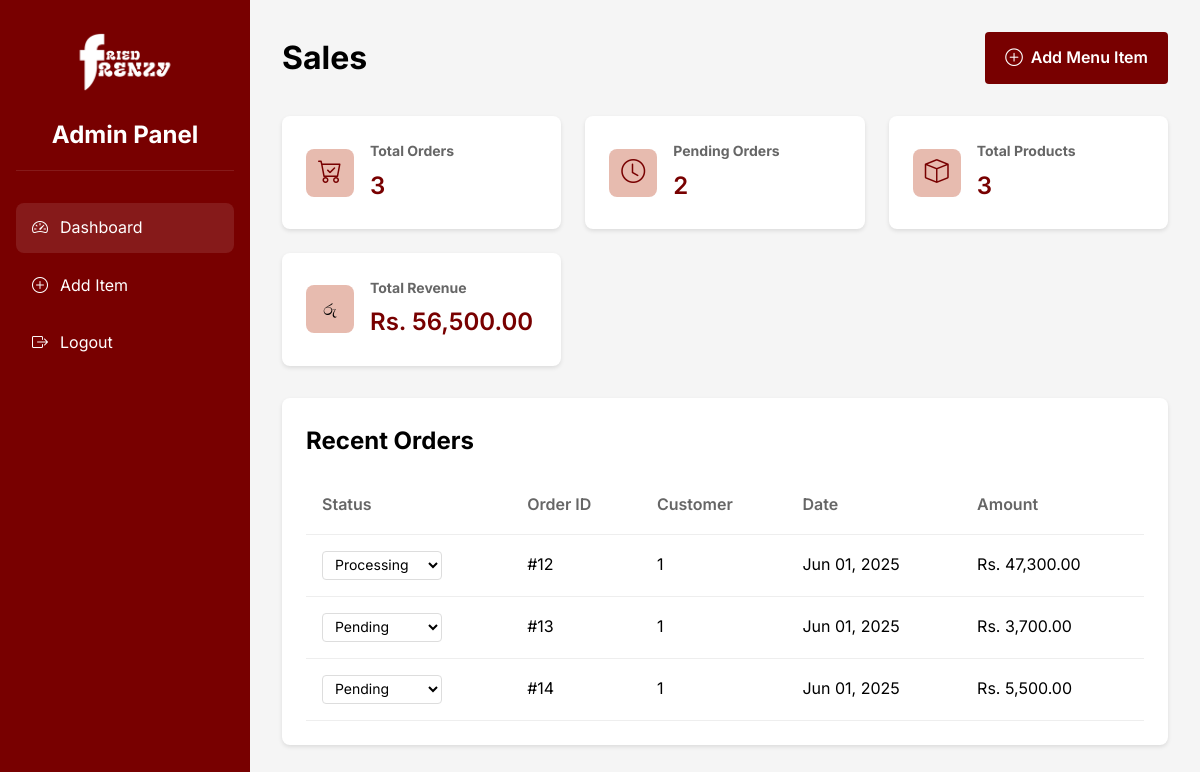
Page /admin/dashboard.php (signed in) on the committed database.
### tables this page shows
CREATE TABLE `orders` (
  `order_id` int(11) NOT NULL,
  `user_id` int(11) NOT NULL,
  `order_date` datetime DEFAULT current_timestamp(),
  `total_price` float NOT NULL,
  `status` varchar(50) DEFAULT 'Pending',
  `phone_number` text NOT NULL,
  `delivery_address` text NOT NULL,
  `delivery_notes` text NOT NULL
);

### includes/get_orders.php (called while the page is built, shortened)
<?php
require_once 'db_connect.php';
function getOrders($limit = null) {
    global $conn;
    $sql = "SELECT * FROM orders";
    $result = $conn->query($sql);
    $orders = array();
    while ($row = $result->fetch_assoc()) {
        $orders[] = array(
            'id' => $row['order_id'],
            'user_id' => $row['user_id'],
            'status' => $row['status'],
            'total_price' => $row['total_price'],
            'order_date' => $row['order_date'],
            'delivery_notes' => $row['delivery_notes'],
            'phone_number' => $row['phone_number'],
        );
    }
    return $orders;
}

### admin/dashboard.php (the view, shortened to what this page needs)
<?php
include '../includes/header.php';
include '../includes/db_connect.php';
include '../includes/get_orders.php';
$orders = getOrders();
?>
<body>
    <div class="admin-dashboard">
        <nav class="admin-nav">
            <div class="admin-nav-header">
                <img src="../assets/logo-header.png" alt="Fried Frenzy" class="admin-logo">
                <h2>Admin Panel</h2>
            </div>
            <ul class="admin-nav-links">
                <li class="active"><a href="dashboard.php"><i class="bi bi-speedometer2"></i> Dashboard</a></li>
                <li><a href="add_item.php"><i class="bi bi-plus-circle"></i> Add Item</a></li>
                <li><a href="logout.php"><i class="bi bi-box-arrow-right"></i> Logout</a></li>
            </ul>
        </nav>
        <main class="admin-content">
            <header class="admin-header">
                <h1>Sales</h1>
                <div class="header-actions">
                    <a href="add_item.php" class="btn-primary">
                        <i class="bi bi-plus-circle"></i> Add Menu Item
                    </a>
                </div>
            </header>
            <div class="stats-grid">
                <div class="stat-card">
                    <div class="stat-icon">
                        <i class="bi bi-cart-check"></i>
                    </div>
                    <div class="stat-info">
                        <h3>Total Orders</h3>
                        <p><?php echo number_format($total_orders); ?></p>
                    </div>
                </div>
                <div class="stat-card">
                    <div class="stat-icon">
                        <i class="bi bi-clock"></i>
                    </div>
                    <div class="stat-info">
                        <h3>Pending Orders</h3>
                        <p><?php echo number_format($pending_orders); ?></p>
                    </div>
                </div>
                <div class="stat-card">
                    <div class="stat-icon">
                        <i class="bi bi-box"></i>
                    </div>
                    <div class="stat-info">
                        <h3>Total Products</h3>
                        <p><?php echo number_format($total_products); ?></p>
                    </div>
                </div>
                <div class="stat-card">
                    <div class="stat-icon">
                        <span>රු</span>
                    </div>
                    <div class="stat-info">
                        <h3>Total Revenue</h3>
                        <p>Rs. <?php echo number_format($total_revenue, 2); ?></p>
                    </div>
                </div>
            </div>
            <div class="recent-orders" id="orders-container">
                <h2>Recent Orders</h2>
                <div class="table-responsive">
                    <table>
                        <thead>
                            <tr>
                                <th>Status</th>
                                <th>Order ID</th>
                                <th>Customer</th>
                                <th>Date</th>
                                <th>Amount</th>
                            </tr>
                        </thead>
                        <tbody id="orders-table-body">
                            <?php if (!empty($orders)): ?>
                                <?php foreach ($orders as $order): ?>
                                    <tr>
                                        <td>
                                            <form method="POST" action="update_status.php" class="status-form" onsubmit="this.classList.add('loading')">
                                                <select name="status" onchange="this.form.submit()" class="status-select">
                                                    <option value="pending" <?php echo $order['status'] === 'Pending' ? 'selected' : ''; ?>>Pending</option>
                                                    <option value="processing" <?php echo $order['status'] === 'Processing' ? 'selected' : ''; ?>>Processing</option>
                                                </select>
                                            </form>
                                        </td>
                                        <td>#<?php echo htmlspecialchars($order['id']); ?></td>
                                        <td><?php echo htmlspecialchars($order['user_id']); ?></td>
                                        <td><?php echo date('M d, Y', strtotime($order['order_date'])); ?></td>
                                        <td>Rs. <?php echo number_format($order['total_price'], 2); ?></td>
                                    </tr>
                                <?php endforeach; ?>
                            <?php else: ?>
                                <tr>
                                    <td colspan="5" class="text-center">No recent orders found</td>
                                </tr>
                            <?php endif; ?>
                        </tbody>
                    </table>
                </div>
            </div>
        </main>
    </div>
</body>
</html>

### css/main.css (style rules this page uses)
:root { --primary-orange: rgba(250, 99, 4, 0.905); --primary-red: rgb(120, 0, 0); --primary-dark-red: rgb(126, 0, 0); --primary-light-red: #B32600; --text-red: rgb(120, 0, 0); --text-dark-red: rgb(126, 0, 0); --text-light-red: #B32600; --bg-transparent-red: #B3260050; --white: rgb(255, 255, 255); --black: #353535; }
* { margin: 0; padding: 0; box-sizing: border-box; font-family: "Inter", sans-serif; text-decoration: none; }

### css/admin/dashboard.css (style rules this page uses)
* { margin: 0; padding: 0; box-sizing: border-box; }
body { font-family: -apple-system, BlinkMacSystemFont, 'Segoe UI', Roboto, Oxygen, Ubuntu, Cantarell, sans-serif; line-height: 1.6; }
.admin-dashboard { display: flex; min-height: 100vh; background-color: #f5f5f5; }
.admin-nav { width: 250px; background: var(--primary-red); color: white; padding: 1rem; }
.admin-nav-header { padding: 1rem 0; text-align: center; border-bottom: 1px solid rgba(255, 255, 255, 0.1); }
.admin-logo { width: 120px; margin-bottom: 1rem; }
.admin-nav-links { list-style: none; padding: 0; margin: 2rem 0; }
.admin-nav-links li { margin-bottom: 0.5rem; }
.admin-nav-links a { color: white; text-decoration: none; padding: 0.75rem 1rem; display: flex; align-items: center; border-radius: 8px; transition: background-color 0.2s; }
.admin-nav-links a i { margin-right: 0.75rem; }
.admin-nav-links li.active a, .admin-nav-links a:hover { background-color: rgba(255, 255, 255, 0.1); }
.admin-content { flex: 1; padding: 2rem; }
.admin-header { display: flex; justify-content: space-between; align-items: center; margin-bottom: 2rem; }
.header-actions { display: flex; gap: 1rem; align-items: center; }
.header-actions .btn-primary { display: flex; align-items: center; gap: 0.5rem; padding: 0.75rem 1.25rem; background: var(--primary-red); color: white; text-decoration: none; border-radius: 4px; font-weight: 600; transition: background-color 0.2s; }
.header-actions .btn-primary i { font-size: 1.1rem; }
.stats-grid { display: grid; grid-template-columns: repeat(auto-fit, minmax(240px, 1fr)); gap: 1.5rem; margin-bottom: 2rem; }
.stat-card { background: white; padding: 1.5rem; border-radius: 8px; box-shadow: 0 2px 4px rgba(0, 0, 0, 0.1); display: flex; align-items: center; }
.stat-icon { width: 48px; height: 48px; background: var(--bg-transparent-red); border-radius: 8px; display: flex; align-items: center; justify-content: center; margin-right: 1rem; }
.stat-icon i { font-size: 1.5rem; color: var(--primary-red); }
.stat-info h3 { margin: 0; font-size: 0.875rem; color: #666; }
.stat-info p { margin: 0.25rem 0 0; font-size: 1.5rem; font-weight: 600; color: var(--primary-red); }
.recent-orders { background: white; padding: 1.5rem; border-radius: 8px; box-shadow: 0 2px 4px rgba(0, 0, 0, 0.1); }
.table-responsive { overflow-x: auto; -webkit-overflow-scrolling: touch; }
table { width: 100%; border-collapse: collapse; margin-top: 1rem; min-width: 600px; }
th, td { padding: 1rem; text-align: left; border-bottom: 1px solid #eee; }
th { font-weight: 600; color: #666; white-space: nowrap; }
.status-select { padding: 0.25rem 0.5rem; border-radius: 4px; border: 1px solid #ddd; background-color: white; font-size: 0.875rem; cursor: pointer; min-width: 120px; }
.status-select option[value="pending"] { color: #856404; background-color: #fff3cd; }
.status-select option[value="processing"] { color: #004085; background-color: #cce5ff; }
.status-form { margin: 0; }
.stat-card { transition: transform 0.2s ease, box-shadow 0.2s ease; }
.btn-primary, .btn-secondary { padding: 0.75rem 1.5rem; border-radius: 4px; font-weight: 600; text-decoration: none; text-align: center; transition: all 0.2s; cursor: pointer; border: none; font-size: 1rem; }
.btn-primary { background: var(--primary-light-red); color: white; }

### rows in the picture
orders: status "Processing", order_id "12", user "1", order_date "Jun 01, 2025", total_price "47,300.00"
orders: status "Pending", order_id "13", user "1", order_date "Jun 01, 2025", total_price "3,700.00"
orders: status "Pending", order_id "14", user "1", order_date "Jun 01, 2025", total_price "5,500.00"

### other values in the picture
$total_orders "3"
$pending_orders "2"
$total_products "3"
$total_revenue "56,500.00"
